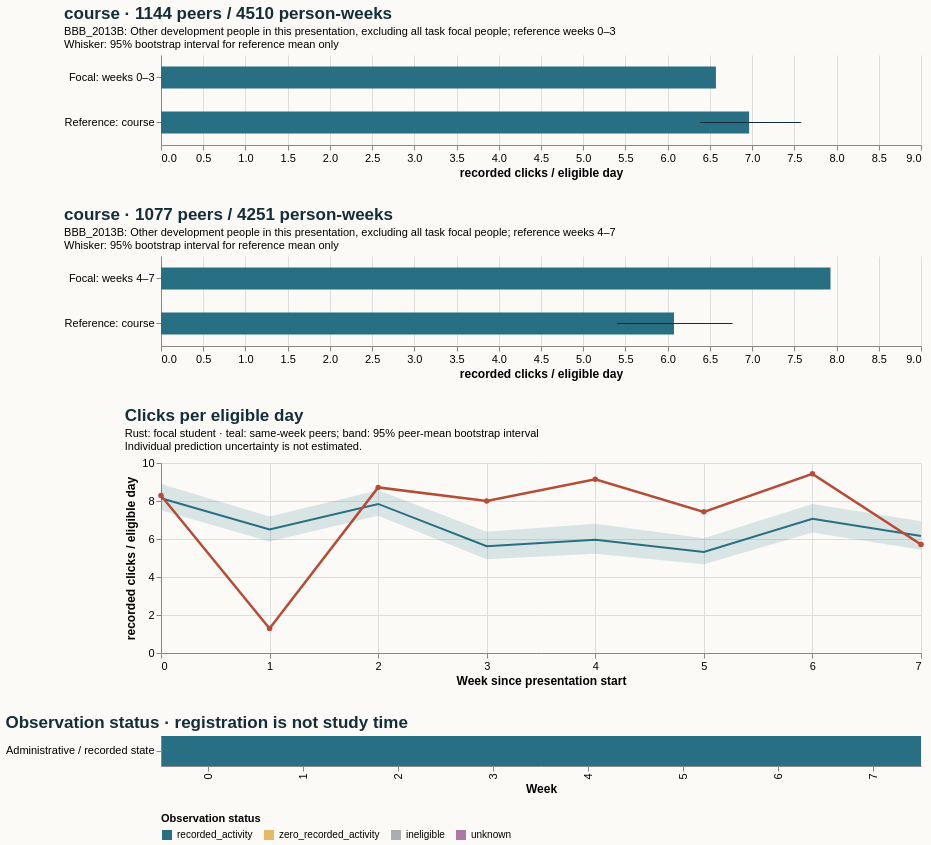

This figure's Vega-Lite source:
### Vega-Lite specification from a JSON file in a GitHub repository (floating-point values rounded to 4 significant figures)
{"$schema": "https://vega.github.io/schema/vega-lite/v5.20.1.json", "config": {"axis": {"labelFontSize": 11, "titleFontSize": 12}, "background": "#fbfaf7", "font": "sans-serif", "title": {"anchor": "start", "color": "#142e38", "fontSize": 17, "subtitleFontSize": 11}, "view": {"continuousHeight": 300, "continuousWidth": 300, "stroke": null}}, "datasets": {"data-0a76cf1c86615e69402c960eae6a3909": [{"end_day": 6, "focal_value": 8.286, "peer_ci_high": 8.895, "peer_ci_low": 7.516, "peer_mean": 8.148, "peer_observations": 1143, "peer_people": 1143, "reference": "course", "unit": "recorded clicks / eligible day", "week": 0}, {"end_day": 13, "focal_value": 1.286, "peer_ci_high": 7.19, "peer_ci_low": 5.862, "peer_mean": 6.502, "peer_observations": 1136, "peer_people": 1136, "reference": "course", "unit": "recorded clicks / eligible day", "week": 1}, {"end_day": 20, "focal_value": 8.714, "peer_ci_high": 8.561, "peer_ci_low": 7.225, "peer_mean": 7.845, "peer_observations": 1119, "peer_people": 1119, "reference": "course", "unit": "recorded clicks / eligible day", "week": 2}, {"end_day": 27, "focal_value": 8.0, "peer_ci_high": 6.385, "peer_ci_low": 4.931, "peer_mean": 5.621, "peer_observations": 1112, "peer_people": 1112, "reference": "course", "unit": "recorded clicks / eligible day", "week": 3}, {"end_day": 34, "focal_value": 9.143, "peer_ci_high": 6.803, "peer_ci_low": 5.229, "peer_mean": 5.963, "peer_observations": 1077, "peer_people": 1077, "reference": "course", "unit": "recorded clicks / eligible day", "week": 4}, {"end_day": 41, "focal_value": 7.429, "peer_ci_high": 6.04, "peer_ci_low": 4.676, "peer_mean": 5.32, "peer_observations": 1070, "peer_people": 1070, "reference": "course", "unit": "recorded clicks / eligible day", "week": 5}, {"end_day": 48, "focal_value": 9.429, "peer_ci_high": 7.844, "peer_ci_low": 6.341, "peer_mean": 7.068, "peer_observations": 1060, "peer_people": 1060, "reference": "course", "unit": "recorded clicks / eligible day", "week": 6}, {"end_day": 55, "focal_value": 5.714, "peer_ci_high": 6.931, "peer_ci_low": 5.436, "peer_mean": 6.156, "peer_observations": 1044, "peer_people": 1044, "reference": "course", "unit": "recorded clicks / eligible day", "week": 7}], "data-2234c83f4f2eefb25eff2e29a7289d8f": [{"eligible_days": 7.0, "end_day": 6, "logging_completeness": "unknown", "observation_status": "recorded_activity", "row": "Administrative / recorded state", "score_status": "withheld_release_time_unknown", "start_day": 0, "value": 8.286, "week": 0}, {"eligible_days": 7.0, "end_day": 13, "logging_completeness": "unknown", "observation_status": "recorded_activity", "row": "Administrative / recorded state", "score_status": "withheld_release_time_unknown", "start_day": 7, "value": 1.286, "week": 1}, {"eligible_days": 7.0, "end_day": 20, "logging_completeness": "unknown", "observation_status": "recorded_activity", "row": "Administrative / recorded state", "score_status": "withheld_release_time_unknown", "start_day": 14, "value": 8.714, "week": 2}, {"eligible_days": 7.0, "end_day": 27, "logging_completeness": "unknown", "observation_status": "recorded_activity", "row": "Administrative / recorded state", "score_status": "withheld_release_time_unknown", "start_day": 21, "value": 8.0, "week": 3}, {"eligible_days": 7.0, "end_day": 34, "logging_completeness": "unknown", "observation_status": "recorded_activity", "row": "Administrative / recorded state", "score_status": "withheld_release_time_unknown", "start_day": 28, "value": 9.143, "week": 4}, {"eligible_days": 7.0, "end_day": 41, "logging_completeness": "unknown", "observation_status": "recorded_activity", "row": "Administrative / recorded state", "score_status": "withheld_release_time_unknown", "start_day": 35, "value": 7.429, "week": 5}, {"eligible_days": 7.0, "end_day": 48, "logging_completeness": "unknown", "observation_status": "recorded_activity", "row": "Administrative / recorded state", "score_status": "withheld_release_time_unknown", "start_day": 42, "value": 9.429, "week": 6}, {"eligible_days": 7.0, "end_day": 55, "logging_completeness": "unknown", "observation_status": "recorded_activity", "row": "Administrative / recorded state", "score_status": "withheld_release_time_unknown", "start_day": 49, "value": 5.714, "week": 7}], "data-3cc8e4bb5dac0cb97a62c7f915b56768": [{"hi": null, "lo": null, "series": "Focal: weeks 4–7", "value": 7.929}, {"hi": 6.768, "lo": 5.401, "series": "Reference: course", "value": 6.075}], "data-ea078d9f1b2afea9b960cb0404cc8b29": [{"hi": null, "lo": null, "series": "Focal: weeks 0–3", "value": 6.571}, {"hi": 7.583, "lo": 6.382, "series": "Reference: course", "value": 6.964}]}, "resolve": {"scale": {"color": "independent"}}, "spacing": 28, "vconcat": [{"data": {"name": "data-ea078d9f1b2afea9b960cb0404cc8b29"}, "height": 90, "layer": [{"encoding": {"x": {"field": "value", "scale": {"domain": [0, 8.325], "zero": true}, "title": "recorded clicks / eligible day", "type": "quantitative"}, "y": {"field": "series", "sort": null, "title": null, "type": "nominal"}}, "mark": {"color": "#286f83", "size": 22, "type": "bar"}}, {"encoding": {"x": {"field": "lo", "type": "quantitative"}, "x2": {"field": "hi"}, "y": {"field": "series", "sort": null, "title": null, "type": "nominal"}}, "mark": {"color": "#142e38", "type": "rule"}}], "title": {"subtitle": ["BBB_2013B: Other development people in this presentation, excluding all task focal people; reference weeks 0–3", "Whisker: 95% bootstrap interval for reference mean only"], "text": "course · 1144 peers / 4510 person-weeks"}, "width": 760}, {"data": {"name": "data-3cc8e4bb5dac0cb97a62c7f915b56768"}, "height": 90, "layer": [{"encoding": {"x": {"field": "value", "scale": {"domain": [0, 8.325], "zero": true}, "title": "recorded clicks / eligible day", "type": "quantitative"}, "y": {"field": "series", "sort": null, "title": null, "type": "nominal"}}, "mark": {"color": "#286f83", "size": 22, "type": "bar"}}, {"encoding": {"x": {"field": "lo", "type": "quantitative"}, "x2": {"field": "hi"}, "y": {"field": "series", "sort": null, "title": null, "type": "nominal"}}, "mark": {"color": "#142e38", "type": "rule"}}], "title": {"subtitle": ["BBB_2013B: Other development people in this presentation, excluding all task focal people; reference weeks 4–7", "Whisker: 95% bootstrap interval for reference mean only"], "text": "course · 1077 peers / 4251 person-weeks"}, "width": 760}, {"data": {"name": "data-0a76cf1c86615e69402c960eae6a3909"}, "height": 190, "layer": [{"encoding": {"x": {"axis": {"tickMinStep": 1}, "field": "week", "title": "Week since presentation start", "type": "quantitative"}, "y": {"field": "peer_ci_low", "scale": {"zero": true}, "title": "recorded clicks / eligible day", "type": "quantitative"}, "y2": {"field": "peer_ci_high"}}, "mark": {"color": "#286f83", "opacity": 0.16, "type": "area"}}, {"encoding": {"tooltip": [{"field": "week", "type": "quantitative"}, {"field": "peer_mean", "type": "quantitative"}, {"field": "peer_people", "type": "quantitative"}, {"field": "peer_observations", "type": "quantitative"}], "x": {"field": "week", "type": "quantitative"}, "y": {"field": "peer_mean", "type": "quantitative"}}, "mark": {"color": "#286f83", "strokeWidth": 2, "type": "line"}}, {"encoding": {"tooltip": [{"field": "week", "type": "quantitative"}, {"field": "focal_value", "type": "quantitative"}], "x": {"field": "week", "type": "quantitative"}, "y": {"field": "focal_value", "type": "quantitative"}}, "mark": {"color": "#b64c35", "point": {"color": "#b64c35"}, "strokeWidth": 2.5, "type": "line"}}], "title": {"subtitle": ["Rust: focal student · teal: same-week peers; band: 95% peer-mean bootstrap interval", "Individual prediction uncertainty is not estimated."], "text": "Clicks per eligible day"}, "width": 760}, {"data": {"name": "data-2234c83f4f2eefb25eff2e29a7289d8f"}, "encoding": {"color": {"field": "observation_status", "legend": {"labelLimit": 260, "orient": "bottom"}, "scale": {"domain": ["recorded_activity", "zero_recorded_activity", "ineligible", "unknown"], "range": ["#286f83", "#e4bb64", "#aaaeb3", "#ac78a5"]}, "title": "Observation status", "type": "nominal"}, "tooltip": [{"field": "week", "type": "quantitative"}, {"field": "eligible_days", "type": "quantitative"}, {"field": "observation_status", "type": "nominal"}, {"field": "logging_completeness", "type": "nominal"}], "x": {"field": "week", "title": "Week", "type": "ordinal"}, "y": {"field": "row", "title": null, "type": "nominal"}}, "height": 30, "mark": {"type": "rect"}, "title": "Observation status · registration is not study time", "width": 760}]}
